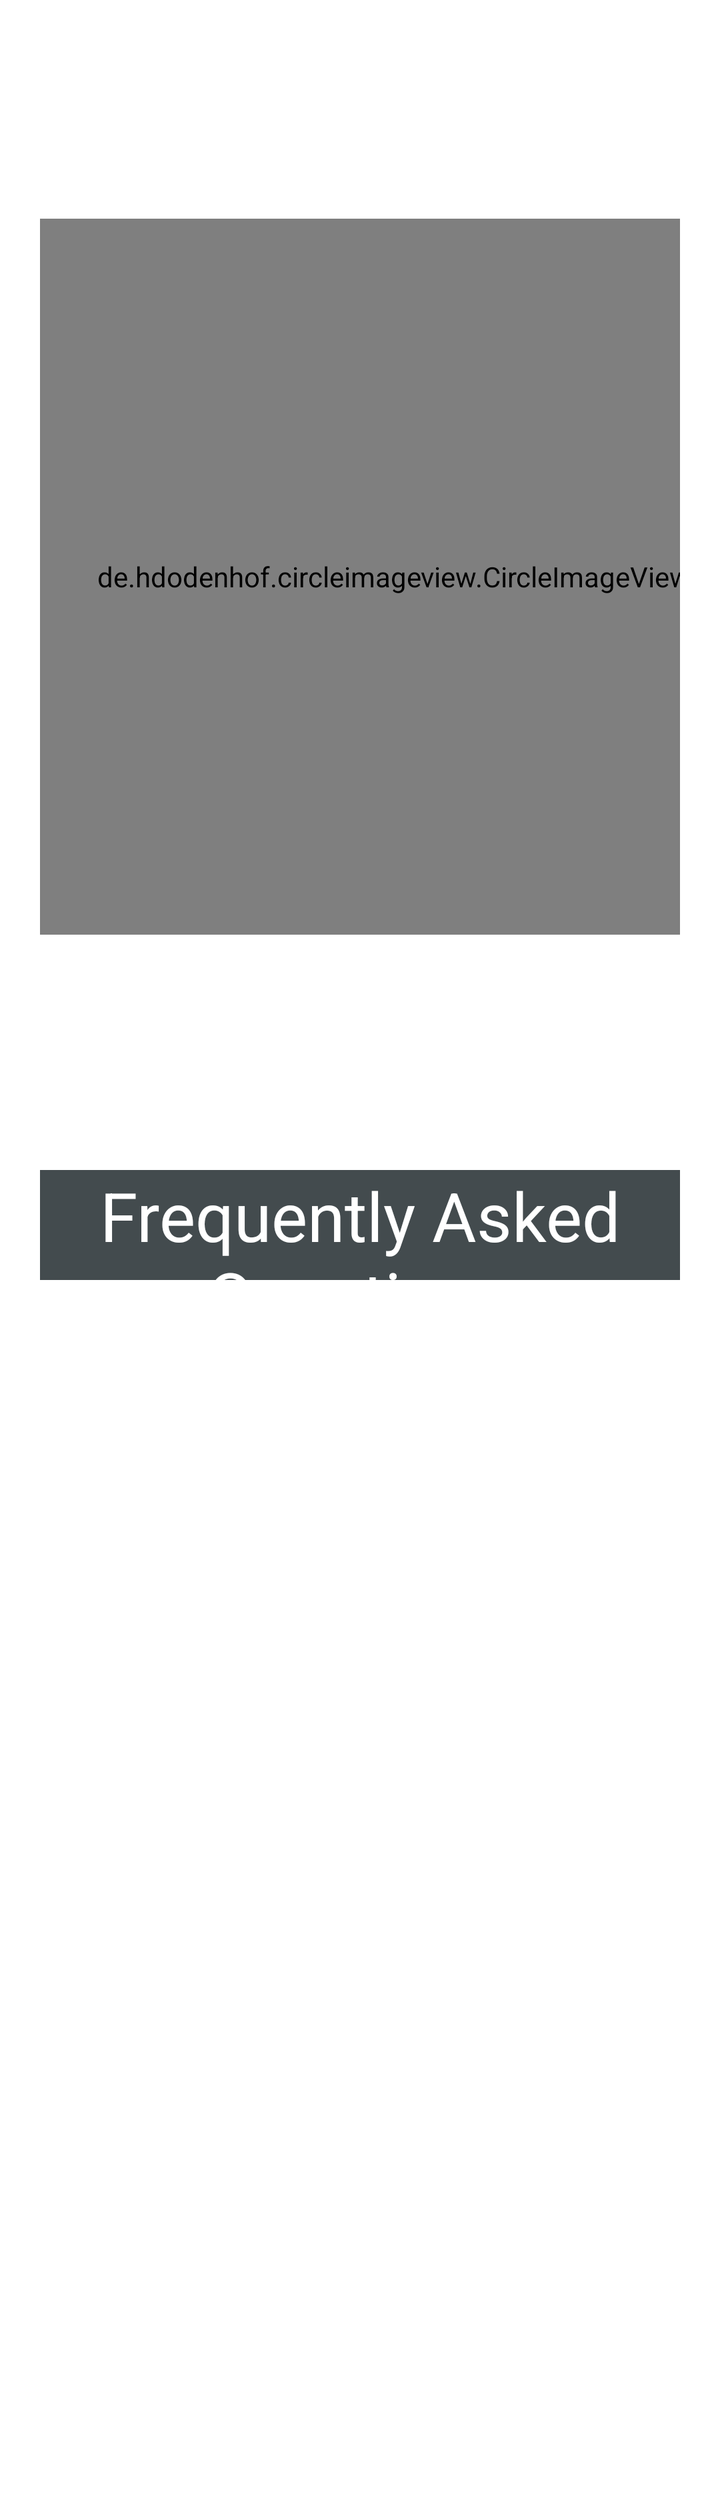
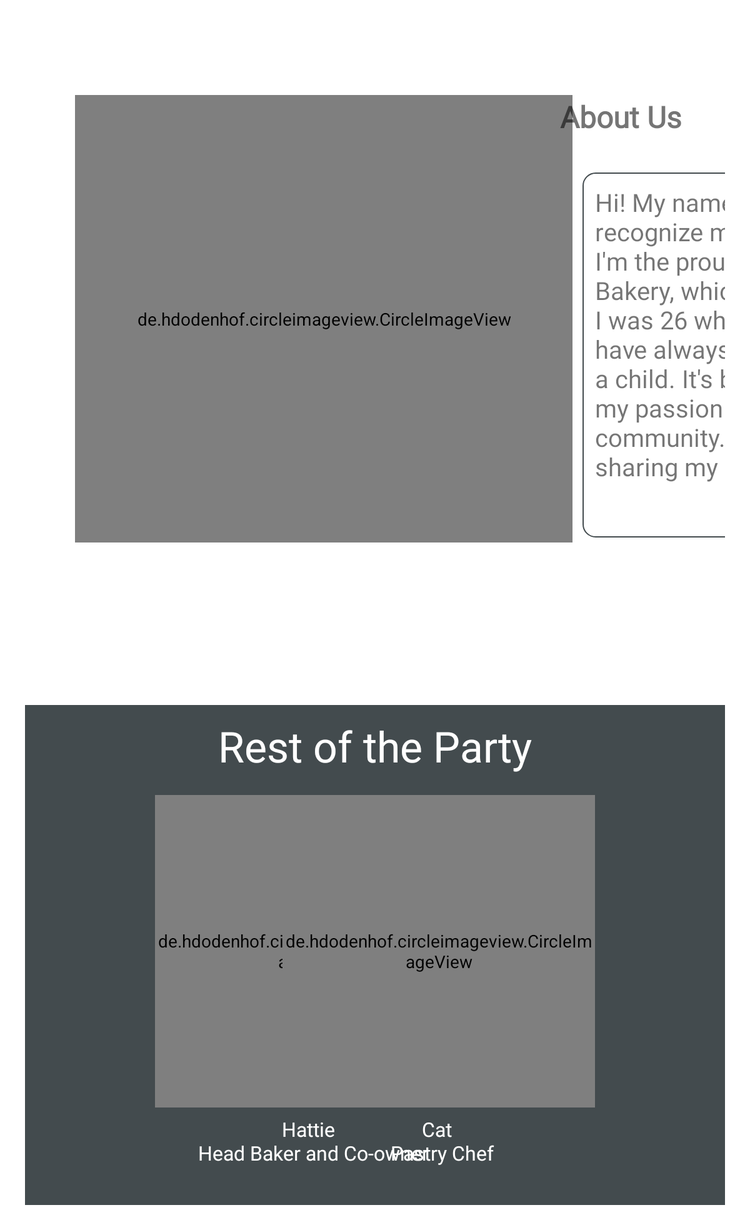

Two renders of one Android screen. The first uses the default layout on a phone; the second uses the alternative layout the repository ships for a different screen configuration, on a matching device. The two XML files are below.
<!-- AndroidManifest.xml: application theme Theme.MadBatterApp -->
<!-- res/layout/fragment_about.xml -->
<?xml version="1.0" encoding="utf-8"?>
<ScrollView xmlns:android="http://schemas.android.com/apk/res/android"
    xmlns:app="http://schemas.android.com/apk/res-auto"
    xmlns:tools="http://schemas.android.com/tools"
    android:layout_width="match_parent"
    android:layout_height="match_parent"
    android:layout_margin="10dp"
    android:orientation="vertical"
    android:padding="10dp"
    tools:context=".Fragments.AboutFragment">

    <LinearLayout
        android:layout_width="match_parent"
        android:layout_height="wrap_content"
        android:orientation="vertical">

    <androidx.constraintlayout.widget.ConstraintLayout
        android:layout_width="match_parent"
        android:layout_height="wrap_content">

        <de.hdodenhof.circleimageview.CircleImageView
            android:id="@+id/profile_image"
            android:layout_width="398dp"
            android:layout_height="358dp"
            android:src="@drawable/bakeryowner"
            app:civ_border_color="@color/forestgreen"
            app:civ_border_width="2dp"
            app:layout_constraintBottom_toBottomOf="parent"
            app:layout_constraintEnd_toEndOf="parent"
            app:layout_constraintHorizontal_bias="0.29"
            app:layout_constraintStart_toStartOf="parent"
            app:layout_constraintTop_toTopOf="parent"
            app:layout_constraintVertical_bias="0.104" />

        <TextView
            android:id="@+id/textView4"
            android:layout_width="match_parent"
            android:layout_height="55dp"
            android:layout_marginBottom="44dp"
            android:background="@color/forestgreen"
            android:text="@string/faqtitle"
            android:textAlignment="center"
            android:textColor="#FFFFFF"
            android:textSize="34sp"
            app:layout_constraintBottom_toTopOf="@+id/faqList"
            app:layout_constraintEnd_toEndOf="parent"
            app:layout_constraintHorizontal_bias="0.512"
            app:layout_constraintStart_toStartOf="parent" />

        <TextView
            android:id="@+id/textView3"
            android:layout_width="387dp"
            android:layout_height="279dp"
            android:layout_marginTop="8dp"
            android:layout_marginEnd="24dp"
            android:background="@drawable/borderforimage"
            android:maxLines="10"
            android:padding="10dp"
            android:text="@string/about"
            android:textSize="20sp"
            app:layout_constraintEnd_toEndOf="parent"
            app:layout_constraintHorizontal_bias="0.0"
            app:layout_constraintStart_toEndOf="@+id/profile_image"
            app:layout_constraintTop_toBottomOf="@+id/textView2" />

        <ListView
            android:id="@+id/faqList"
            android:layout_width="893dp"
            android:layout_height="554dp"
            android:layout_marginStart="24dp"
            android:layout_marginTop="664dp"
            android:layout_marginEnd="24dp"
            app:layout_constraintEnd_toEndOf="parent"
            app:layout_constraintHorizontal_bias="0.487"
            app:layout_constraintStart_toStartOf="parent"
            app:layout_constraintTop_toTopOf="parent">


        </ListView>

        <TextView
            android:id="@+id/textView2"
            android:layout_width="288dp"
            android:layout_height="53dp"
            android:layout_marginTop="108dp"
            android:text="@string/aboutus"
            android:textSize="24sp"
            android:textStyle="bold"
            app:layout_constraintEnd_toEndOf="parent"
            app:layout_constraintHorizontal_bias="0.0"
            app:layout_constraintStart_toEndOf="@+id/profile_image"
            app:layout_constraintTop_toTopOf="parent" />


    </androidx.constraintlayout.widget.ConstraintLayout>
    </LinearLayout>

</ScrollView>
<!-- resources referenced by this layout -->
<resources>
  <color name="forestgreen">#434b4e</color>
  <!-- drawable bakeryowner: jpg bitmap (drawable, 232825 bytes) -->
  <!-- drawable borderforimage (drawable) -->
  <?xml version="1.0" encoding="utf-8"?>
  <shape xmlns:android="http://schemas.android.com/apk/res/android"
      android:shape="rectangle" >
  
      
      <solid
          android:color="@color/cardview_light_background" >
      </solid>
  
      
      <stroke
          android:width="1dp"
          android:color="@color/forestgreen" >
      </stroke>
  
      
      <corners
          android:radius="10dp"   >
      </corners>
  
  </shape>
  <string name="about">Hi! My name is Allison and you may recognize me if you\'ve been to our store. I\'m the proud owner of
      the Mad Batter Bakery, which has been open for 5 years! I was 26 when I started this bakery and have always loved baking
      since I was a child. It\'s been a pleasure to share my passion and excitement with the community. So thank you, for
      letting me sharing my love with y\'all!</string>
  <string name="aboutus">About Us</string>
  <string name="faqtitle">Frequently Asked Questions</string>
  <style name="Theme.MadBatterApp" parent="Theme.MaterialComponents.DayNight.DarkActionBar">
          
          <item name="colorPrimary">@color/purple_500</item>
          <item name="colorPrimaryVariant">@color/purple_700</item>
          <item name="colorOnPrimary">@color/white</item>
          
          <item name="colorSecondary">@color/teal_200</item>
          <item name="colorSecondaryVariant">@color/teal_700</item>
          <item name="colorOnSecondary">@color/black</item>
          
          <item name="android:statusBarColor" tools:targetApi="l">?attr/colorPrimaryVariant</item>
          
      </style>
  <color name="purple_500">#FF6200EE</color>
  <color name="purple_700">#FF3700B3</color>
  <color name="white">#FFFFFFFF</color>
  <color name="teal_200">#FF03DAC5</color>
  <color name="teal_700">#FF018786</color>
  <color name="black">#FF000000</color>
</resources>
<!-- res/layout-sw600dp/fragment_about.xml (the repository's variant of the layout above) -->
<!-- drawn on a 7-inch tablet held upright -->
<?xml version="1.0" encoding="utf-8"?>
<ScrollView xmlns:android="http://schemas.android.com/apk/res/android"
    xmlns:app="http://schemas.android.com/apk/res-auto"
    xmlns:tools="http://schemas.android.com/tools"
    android:layout_width="match_parent"
    android:layout_height="match_parent"
    android:layout_margin="10dp"
    android:orientation="vertical"
    android:padding="10dp"
    tools:context=".Fragments.AboutFragment">

    <LinearLayout
        android:layout_width="match_parent"
        android:layout_height="wrap_content"
        android:orientation="vertical">

    <androidx.constraintlayout.widget.ConstraintLayout
        android:layout_width="match_parent"
        android:layout_height="wrap_content">

        <de.hdodenhof.circleimageview.CircleImageView
            android:id="@+id/profile_image"
            android:layout_width="398dp"
            android:layout_height="358dp"
            android:layout_marginStart="40dp"
            android:layout_marginTop="56dp"
            android:adjustViewBounds="false"
            android:src="@drawable/bakeryowner"
            app:civ_border_color="@color/forestgreen"
            app:civ_border_width="2dp"
            app:layout_constraintStart_toStartOf="parent"
            app:layout_constraintTop_toTopOf="parent" />

        <TextView
            android:id="@+id/textView3"
            android:layout_width="381dp"
            android:layout_height="292dp"
            android:layout_marginStart="8dp"
            android:layout_marginBottom="4dp"
            android:background="@drawable/borderforimage"
            android:maxLines="10"
            android:padding="10dp"
            android:text="@string/about"
            android:fontFamily="@font/asap"
            android:textSize="20sp"
            app:layout_constraintBottom_toBottomOf="parent"
            app:layout_constraintEnd_toEndOf="parent"
            app:layout_constraintHorizontal_bias="0.0"
            app:layout_constraintStart_toEndOf="@+id/profile_image" />

        <TextView
            android:id="@+id/textView2"
            android:layout_width="288dp"
            android:layout_height="53dp"
            android:layout_marginBottom="8dp"
            android:text="@string/aboutus"
            android:fontFamily="@font/abril_fatface"
            android:textSize="24sp"
            android:textStyle="bold"
            app:layout_constraintBottom_toTopOf="@+id/textView3"
            app:layout_constraintEnd_toEndOf="parent"
            app:layout_constraintHorizontal_bias="0.063"
            app:layout_constraintStart_toEndOf="@+id/profile_image" />

    </androidx.constraintlayout.widget.ConstraintLayout>

        <LinearLayout
            android:id="@+id/linearLayout"
            android:layout_width="match_parent"
            android:layout_height="400dp"
            android:layout_marginTop="130dp"
            android:background="@color/forestgreen"
            android:orientation="vertical"
            app:layout_constraintTop_toBottomOf="@+id/profile_image"
            tools:layout_editor_absoluteX="428dp">

            <androidx.constraintlayout.widget.ConstraintLayout
                android:layout_width="match_parent"
                android:layout_height="match_parent">

                <TextView
                    android:id="@+id/textView5"
                    android:layout_width="match_parent"
                    android:layout_height="62dp"
                    android:paddingTop="10dp"
                    android:text="@string/crew"
                    android:fontFamily="@font/abril_fatface"
                    android:textAlignment="center"
                    android:textColor="#FFFFFF"
                    android:textSize="34sp"
                    app:layout_constraintEnd_toEndOf="parent"
                    app:layout_constraintHorizontal_bias="0.0"
                    app:layout_constraintStart_toStartOf="parent"
                    app:layout_constraintTop_toTopOf="parent" />

                <de.hdodenhof.circleimageview.CircleImageView
                    android:id="@+id/profile_image1"
                    android:layout_width="250dp"
                    android:layout_height="250dp"
                    android:layout_marginStart="104dp"
                    android:layout_marginTop="72dp"
                    android:adjustViewBounds="false"
                    android:src="@drawable/hattie"
                    app:civ_border_color="@color/forestgreen"
                    app:civ_border_width="2dp"
                    app:layout_constraintStart_toStartOf="parent"
                    app:layout_constraintTop_toTopOf="parent" />

                <de.hdodenhof.circleimageview.CircleImageView
                    android:id="@+id/profile_image2"
                    android:layout_width="250dp"
                    android:layout_height="250dp"
                    android:layout_marginStart="150dp"
                    android:layout_marginTop="72dp"
                    android:layout_marginEnd="104dp"
                    android:adjustViewBounds="false"
                    android:src="@drawable/cat"
                    app:civ_border_color="@color/forestgreen"
                    app:civ_border_width="2dp"
                    app:layout_constraintEnd_toEndOf="parent"
                    app:layout_constraintTop_toTopOf="parent" />

                <TextView
                    android:id="@+id/member1"
                    android:layout_width="201dp"
                    android:layout_height="49dp"
                    android:layout_marginStart="128dp"
                    android:layout_marginTop="16dp"
                    android:layout_marginBottom="32dp"
                    android:text="@string/member1"
                    android:fontFamily="@font/asap"
                    android:textAlignment="center"
                    android:textColor="#FFFFFF"
                    android:textSize="16sp"
                    app:layout_constraintBottom_toBottomOf="parent"
                    app:layout_constraintStart_toStartOf="parent"
                    app:layout_constraintTop_toBottomOf="@+id/profile_image1" />

                <TextView
                    android:id="@+id/member2"
                    android:layout_width="201dp"
                    android:layout_height="49dp"
                    android:layout_marginTop="16dp"
                    android:layout_marginEnd="128dp"
                    android:layout_marginBottom="32dp"
                    android:text="@string/member2"
                    android:fontFamily="@font/asap"
                    android:textAlignment="center"
                    android:textColor="#FFFFFF"
                    android:textSize="16sp"
                    app:layout_constraintBottom_toBottomOf="parent"
                    app:layout_constraintEnd_toEndOf="parent"
                    app:layout_constraintTop_toBottomOf="@+id/profile_image2" />
            </androidx.constraintlayout.widget.ConstraintLayout>

        </LinearLayout>





    </LinearLayout>

</ScrollView>
<!-- resources referenced by the variant -->
<!-- as a 7-inch tablet held upright resolves them -->
<resources>
  <color name="forestgreen">#434b4e</color>
  <!-- drawable bakeryowner: jpg bitmap (drawable, 232825 bytes) -->
  <!-- drawable borderforimage (drawable) -->
  <?xml version="1.0" encoding="utf-8"?>
  <shape xmlns:android="http://schemas.android.com/apk/res/android"
      android:shape="rectangle" >
  
      
      <solid
          android:color="@color/cardview_light_background" >
      </solid>
  
      
      <stroke
          android:width="1dp"
          android:color="@color/forestgreen" >
      </stroke>
  
      
      <corners
          android:radius="10dp"   >
      </corners>
  
  </shape>
  <!-- drawable cat: jpg bitmap (drawable, 334926 bytes) -->
  <!-- drawable hattie: jpg bitmap (drawable, 272168 bytes) -->
  <string name="about">Hi! My name is Allison and you may recognize me if you\'ve been to our store. I\'m the proud owner of
      the Mad Batter Bakery, which has been open for 5 years! I was 26 when I started this bakery and have always loved baking
      since I was a child. It\'s been a pleasure to share my passion and excitement with the community. So thank you, for
      letting me sharing my love with y\'all!</string>
  <string name="aboutus">About Us</string>
  <string name="crew">Rest of the Party</string>
  <string name="member1">Hattie \n Head Baker and Co-owner</string>
  <string name="member2">Cat \n Pastry Chef</string>
  <style name="Theme.MadBatterApp" parent="Theme.MaterialComponents.DayNight.DarkActionBar">
          
          <item name="colorPrimary">@color/purple_500</item>
          <item name="colorPrimaryVariant">@color/purple_700</item>
          <item name="colorOnPrimary">@color/white</item>
          
          <item name="colorSecondary">@color/teal_200</item>
          <item name="colorSecondaryVariant">@color/teal_700</item>
          <item name="colorOnSecondary">@color/black</item>
          
          <item name="android:statusBarColor" tools:targetApi="l">?attr/colorPrimaryVariant</item>
          
      </style>
  <color name="purple_500">#FF6200EE</color>
  <color name="purple_700">#FF3700B3</color>
  <color name="white">#FFFFFFFF</color>
  <color name="teal_200">#FF03DAC5</color>
  <color name="teal_700">#FF018786</color>
  <color name="black">#FF000000</color>
</resources>
